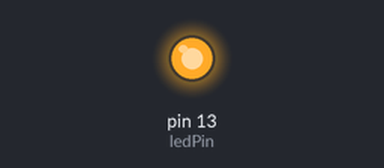
Bench run of a sketch on a simulated Arduino Uno, built with avr-gcc and run on an emulated ATmega328P. Shown: output pins drawn as LEDs (lit = HIGH).

Above: at 0.1 s.
Timing chart, 0 to 1.6 s (numbered marks = the images above):
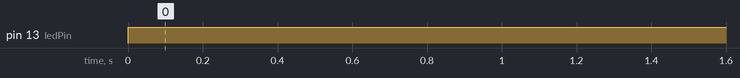

The sketch:

sketch_jan28a.ino
```cpp
int ledPin = 13;

void setup() {
  // put your setup code here, to run once:
  pinMode(ledPin, OUTPUT);
  digitalWrite(ledPin, LOW);
}

void loop() {
  // put your main code here, to run repeatedly:
  digitalWrite(ledPin, HIGH);
}
```

Measured:
- by itself, pin 13 (ledPin): LOW → HIGH at 0.00 s
